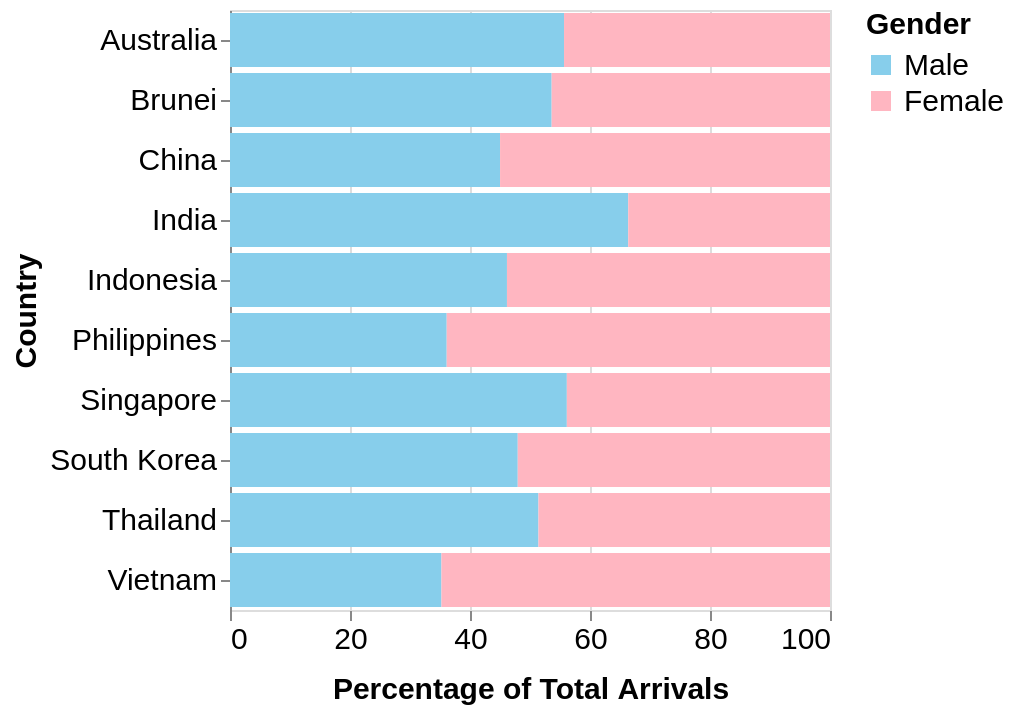

Write a Vega-Lite specification for this figure.
### Vega-Lite specification from a JSON file in a GitHub repository (floating-point values rounded to 4 significant figures)
{"$schema": "https://vega.github.io/schema/vega-lite/v5.json", "data": {"values": [{"country": "Singapore", "gender": "Male", "percentage": 56.14}, {"country": "Singapore", "gender": "Female", "percentage": 43.86}, {"country": "Brunei", "gender": "Male", "percentage": 53.61}, {"country": "Brunei", "gender": "Female", "percentage": 46.39}, {"country": "Australia", "gender": "Male", "percentage": 55.67}, {"country": "Australia", "gender": "Female", "percentage": 44.33}, {"country": "China", "gender": "Male", "percentage": 45.01}, {"country": "China", "gender": "Female", "percentage": 54.99}, {"country": "India", "gender": "Male", "percentage": 66.37}, {"country": "India", "gender": "Female", "percentage": 33.63}, {"country": "Indonesia", "gender": "Male", "percentage": 46.16}, {"country": "Indonesia", "gender": "Female", "percentage": 53.84}, {"country": "Philippines", "gender": "Male", "percentage": 36.12}, {"country": "Philippines", "gender": "Female", "percentage": 63.88}, {"country": "South Korea", "gender": "Male", "percentage": 47.96}, {"country": "South Korea", "gender": "Female", "percentage": 52.04}, {"country": "Thailand", "gender": "Male", "percentage": 51.41}, {"country": "Thailand", "gender": "Female", "percentage": 48.59}, {"country": "Vietnam", "gender": "Male", "percentage": 35.24}, {"country": "Vietnam", "gender": "Female", "percentage": 64.76}]}, "selection": {"GenderSelection": {"type": "single", "fields": ["gender"], "bind": {"input": "select", "options": [null, "Male", "Female"], "labels": ["Both", "Male", "Female"], "name": "Select Gender"}, "empty": "all"}}, "transform": [{"filter": {"or": [{"field": "gender", "equal": {"selection": "GenderSelection"}}, {"selection": "GenderSelection", "empty": "all"}]}}], "mark": "bar", "encoding": {"x": {"field": "percentage", "type": "quantitative", "axis": {"title": "Percentage of Total Arrivals", "titlePadding": 10, "titleFontSize": 15, "labelFontSize": 15, "format": ".0f", "grid": true, "labelAngle": 0, "tickCount": 6, "domain": false}, "scale": {"domain": [0, 100]}}, "y": {"field": "country", "type": "nominal", "axis": {"title": "Country", "labelAngle": 0, "titleFontSize": 15, "labelFontSize": 15}}, "color": {"field": "gender", "type": "nominal", "scale": {"domain": ["Male", "Female"], "range": ["#87CEEB", "#FFB6C1"]}, "legend": {"title": "Gender", "orient": "right", "titleFontSize": 15, "labelFontSize": 15, "labelPadding": 10}}, "tooltip": [{"field": "country", "type": "nominal", "title": "Country"}, {"field": "gender", "type": "nominal", "title": "Gender"}, {"field": "percentage", "type": "quantitative", "title": "Percentage of Arrivals", "format": ".1f"}]}, "width": 300, "height": 300}
